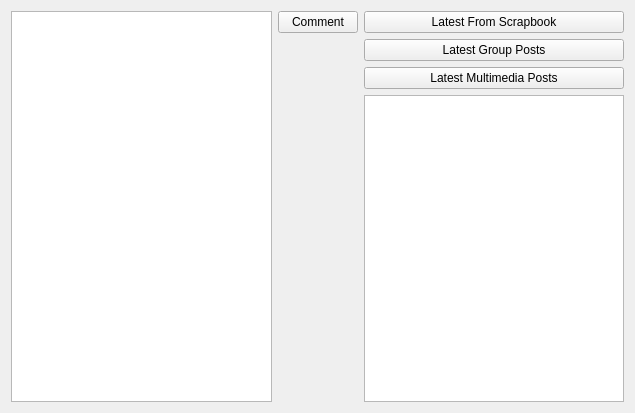
<?xml version="1.0" encoding="UTF-8"?>
<ui version="4.0">
 <class>DashboardGUI</class>
 <widget class="QWidget" name="DashboardGUI">
  <property name="geometry">
   <rect>
    <x>0</x>
    <y>0</y>
    <width>635</width>
    <height>413</height>
   </rect>
  </property>
  <property name="windowTitle">
   <string>Form</string>
  </property>
  <layout class="QGridLayout" name="gridLayout">
   <item row="0" column="0">
    <widget class="QListWidget" name="wholeFeed"/>
   </item>
   <item row="0" column="2">
    <layout class="QVBoxLayout" name="verticalLayout_3">
     <item>
      <layout class="QVBoxLayout" name="verticalLayout_3">
       <item>
        <widget class="QPushButton" name="latestScrapbookButton">
         <property name="text">
          <string>Latest From Scrapbook</string>
         </property>
        </widget>
       </item>
       <item>
        <widget class="QPushButton" name="latestGroupActButton">
         <property name="text">
          <string>Latest Group Posts</string>
         </property>
        </widget>
       </item>
       <item>
        <widget class="QPushButton" name="latestMultimediaButton">
         <property name="text">
          <string>Latest Multimedia Posts</string>
         </property>
        </widget>
       </item>
       <item>
        <widget class="QListWidget" name="latestInfoListWidget"/>
       </item>
      </layout>
     </item>
    </layout>
   </item>
   <item row="0" column="1" alignment="Qt::AlignTop">
    <widget class="QPushButton" name="commentButton">
     <property name="text">
      <string>Comment</string>
     </property>
    </widget>
   </item>
  </layout>
 </widget>
 <resources/>
 <connections/>
</ui>
